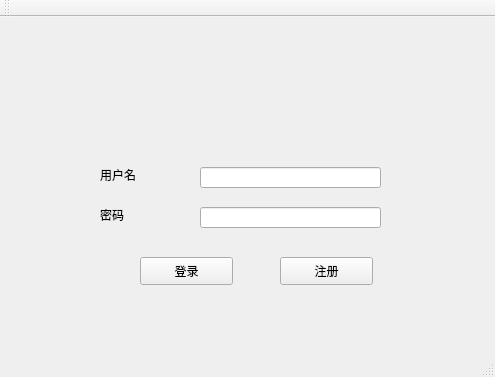
<?xml version="1.0" encoding="UTF-8"?>
<ui version="4.0">
 <class>clientClass</class>
 <widget class="QMainWindow" name="clientClass">
  <property name="geometry">
   <rect>
    <x>0</x>
    <y>0</y>
    <width>495</width>
    <height>377</height>
   </rect>
  </property>
  <property name="windowTitle">
   <string>client</string>
  </property>
  <widget class="QWidget" name="centralWidget">
   <widget class="QLabel" name="label">
    <property name="geometry">
     <rect>
      <x>100</x>
      <y>150</y>
      <width>72</width>
      <height>15</height>
     </rect>
    </property>
    <property name="text">
     <string>用户名</string>
    </property>
   </widget>
   <widget class="QLineEdit" name="lUsername">
    <property name="geometry">
     <rect>
      <x>200</x>
      <y>150</y>
      <width>181</width>
      <height>21</height>
     </rect>
    </property>
   </widget>
   <widget class="QLabel" name="label_2">
    <property name="geometry">
     <rect>
      <x>100</x>
      <y>190</y>
      <width>72</width>
      <height>15</height>
     </rect>
    </property>
    <property name="text">
     <string>密码</string>
    </property>
   </widget>
   <widget class="QLineEdit" name="lPassword">
    <property name="geometry">
     <rect>
      <x>200</x>
      <y>190</y>
      <width>181</width>
      <height>21</height>
     </rect>
    </property>
    <property name="echoMode">
     <enum>QLineEdit::Password</enum>
    </property>
   </widget>
   <widget class="QPushButton" name="bLogin">
    <property name="geometry">
     <rect>
      <x>140</x>
      <y>240</y>
      <width>93</width>
      <height>28</height>
     </rect>
    </property>
    <property name="text">
     <string>登录</string>
    </property>
   </widget>
   <widget class="QPushButton" name="bRegister">
    <property name="geometry">
     <rect>
      <x>280</x>
      <y>240</y>
      <width>93</width>
      <height>28</height>
     </rect>
    </property>
    <property name="text">
     <string>注册</string>
    </property>
   </widget>
  </widget>
  <widget class="QMenuBar" name="menuBar">
   <property name="geometry">
    <rect>
     <x>0</x>
     <y>0</y>
     <width>495</width>
     <height>26</height>
    </rect>
   </property>
  </widget>
  <widget class="QToolBar" name="mainToolBar">
   <attribute name="toolBarArea">
    <enum>TopToolBarArea</enum>
   </attribute>
   <attribute name="toolBarBreak">
    <bool>false</bool>
   </attribute>
  </widget>
  <widget class="QStatusBar" name="statusBar"/>
 </widget>
 <layoutdefault spacing="6" margin="11"/>
 <resources>
  <include location="client.qrc"/>
 </resources>
 <connections/>
</ui>
